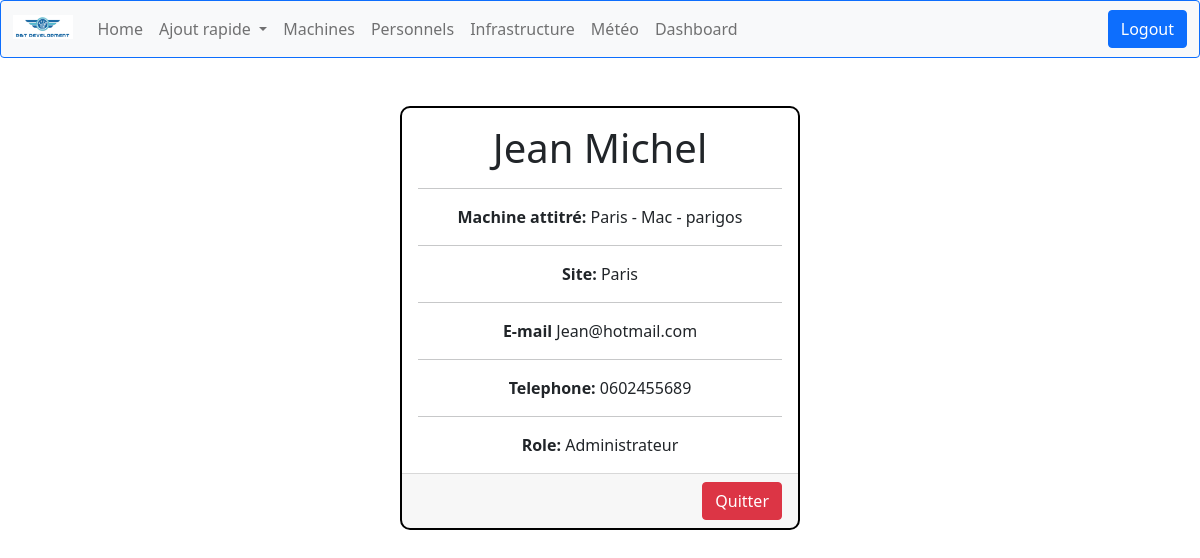
The app's page /personnels/2 (signed in) with its own data.
### computerApp/models.py (models this page shows, shortened)
class Personnel(models.Model):
    id = models.AutoField(primary_key=True, editable=False)
    nom = models.CharField(max_length=50)
    prenom = models.CharField(max_length=50)
    GENRE = (
        ('Mr', 'Homme'),
        ('Mme', 'Femme'),
    )
    SITE = (
        ('Tours', 'Tours'),
        ('Paris', 'Paris')
    )
    ROLE = (
        ('Utilisateur', 'Utilisateur'),
        ('Administrateur', 'Administrateur')
    )
    telephone = models.CharField(
        max_length=10,
        validators=[MaxValueValidator(10)],
        default='None'
    )
    email = models.EmailField(blank=True, default='None')
    genre = models.CharField(max_length=32, choices=GENRE, default='Homme')
    site = models.CharField(max_length=15, choices=SITE, default='Paris')
    role = models.CharField(max_length=15, choices=ROLE, default='Utilisateur')
    machine = models.OneToOneField('Machine', on_delete=models.SET_NULL, null=True, blank=True,default='None',
                                   related_name='personnel_attitre')

class Machine(models.Model):
    TYPE = (
        ('PC', 'Windows'),
        ('Mac', 'MacOS'),
        ('Serveur', 'Serveur'),
        ('Switch', 'Switch'),
    )
    id = models.AutoField(primary_key=True, editable=False)
    nom = models.CharField(max_length=30)
    creation_date = models.DateTimeField(auto_now_add=True)
    maintenance_date = models.DateTimeField(null=True, blank=True)
    mach = models.CharField(max_length=32, choices=TYPE, default='PC')
    address_ip = models.GenericIPAddressField(
        protocol='IPv4',
        validators=[
            RegexValidator(
                regex=r'^(?!0\.0\.0\.0$)'
            ),
            validate_ipv4_address
        ],
        unique=True,
        default='0.0.0.0'
    )
    SITE = (
        ('Tours', 'Tours'),
        ('Paris', 'Paris')
    )
    site = models.CharField(max_length=10, choices=SITE, default='Paris')
    personnel = models.OneToOneField('Personnel', on_delete=models.SET_NULL, null=True, blank=True,
                                     related_name='machine_attitre')
    administrateur = models.ForeignKey(
        'Personnel',
        on_delete=models.SET_NULL,
        null=True,
        blank=True,
        related_name='administrateur_machines',
        limit_choices_to=Q(role='Administrateur') & Q(site=models.F('site'))
    )
    def __str__(self):
        return f"{self.site} - {self.mach} - {self.nom}"

### computerApp/views.py (the view)
# urls.py: path('personnels/<pk>',views.personnel_detail_view, name = 'personnel-detail'),
@login_required
def personnel_detail_view(request, pk ):
  personnel = get_object_or_404( Personnel , id = pk)
  context = { 'personnel': personnel}
  return render(request, 'computerApp/personnel_detail.html', context)

### computerApp/templates/computerApp/personnel_detail.html
{% extends "index.html" %}
{% block content %}
<div class="card text-center mx-auto mt-5" style="max-width: 400px; border: 2px solid black; border-radius: 10px;">
  <div class="card-body">
    <h1 class="card-title">{{ personnel.nom }}  {{personnel.prenom}}</h1>
    <hr class="nav-border">
    <p class="card-text"><strong>Machine attitré:</strong> {{ personnel.machine }}</p>
    <hr class="nav-border">
    <p class="card-text"><strong>Site:</strong> {{ personnel.site }}</p>
    <hr class="nav-border">
    <p class="card-text"><strong>E-mail</strong> {{ personnel.email }}</p>
    <hr class="nav-border">
    <p class="card-text"><strong>Telephone:</strong> {{ personnel.telephone }}</p>
    <hr class="nav-border">
    <p class="card-text"><strong>Role:</strong> {{ personnel.role }}</p>
  </div>
  <div class="card-footer text-end">
    <a href="{% url 'personnels' %}" class="btn btn-danger">Quitter</a>
  </div>
</div>
{% endblock %}

### records on screen
Personnel: nom "Jean", prenom "Michel", machine "Paris - Mac - parigos", site "Paris", email "Jean@hotmail.com", telephone "0602455689", role "Administrateur"
